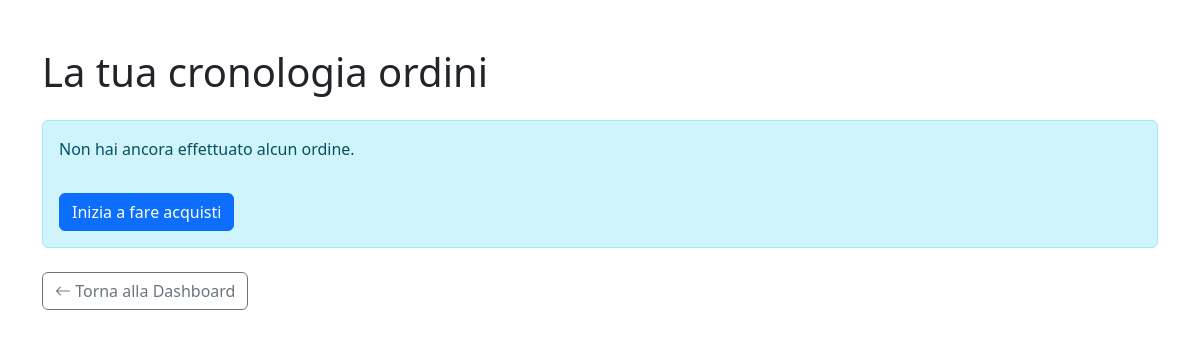
The page /cart/order_history/ (signed in) on the database as committed earlier.
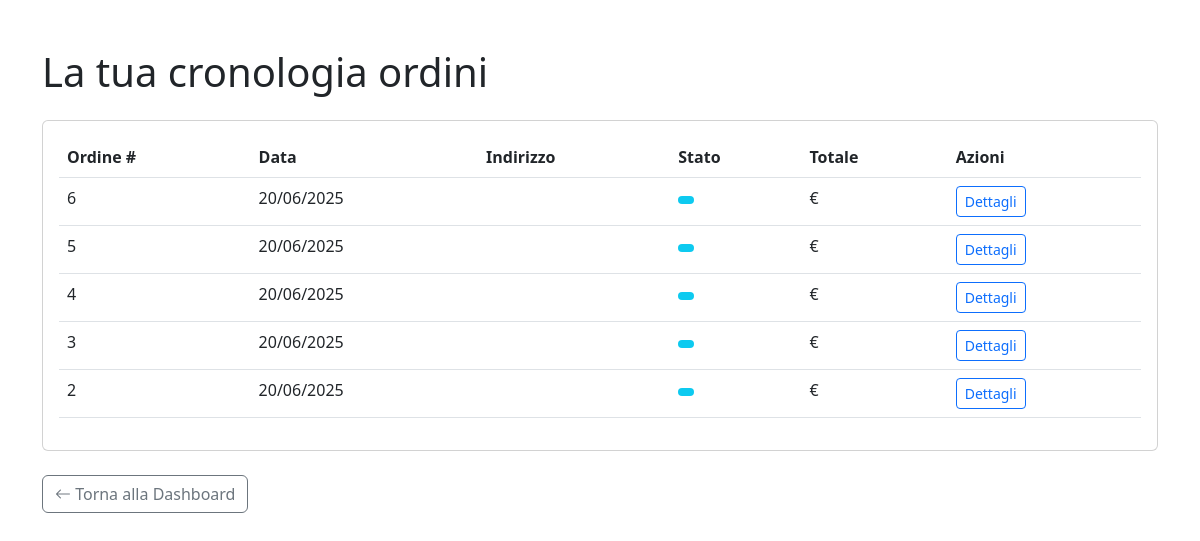
The same page on the database as committed later.
### cart/models.py (models this page shows, shortened)
class Order(models.Model):
    user = models.ForeignKey(CustomUser, on_delete=models.CASCADE, related_name='orders')
    created_at = models.DateTimeField(auto_now_add=True)
    address = models.CharField(max_length=250)
    city = models.CharField(max_length=100)
    delivery_date = models.DateField()
    delivered = models.BooleanField(default=False)
    shipped = models.BooleanField(default=False)
    shipping_cost = models.DecimalField(max_digits=10, decimal_places=2, default=0.00)
    shipping_method = models.CharField(max_length=50, default='standard')
    class Meta:
        ordering = ('-created_at',)

### cart/views.py (the view)
# urls.py: path('order_history/', OrderHistoryView.as_view(), name='order_history'),
class OrderHistoryView(LoginRequiredMixin, ListView):
    model = Order
    template_name = 'cart/order_history.html'
    context_object_name = 'orders'
    paginate_by = 10  # 10 ordini per pagina
    def get_queryset(self):
        return Order.objects.filter(user=self.request.user).order_by('-created_at')

### templates/cart/order_history.html (shortened to what this page needs)
{% extends 'base.html' %}
{% block content %}
<div class="container my-5">
    <h1 class="mb-4">La tua cronologia ordini</h1>
    {% if orders %}
        <div class="card">
            <div class="card-body">
                <div class="table-responsive">
                    <table class="table table-hover">
                        <thead>
                            <tr>
                                <th>Ordine #</th>
                                <th>Data</th>
                                <th>Indirizzo</th>
                                <th>Stato</th>
                                <th>Totale</th>
                                <th>Azioni</th>
                            </tr>
                        </thead>
                        <tbody>
                            {% for order in orders %}
                            <tr>
                                <td>{{ order.id }}</td>
                                <td>{{ order.created_at|date:"d/m/Y" }}</td>
                                <td>{{ order.address.city }}</td>
                                <td>
                                    <span class="badge {% if order.status == 'completed' %}bg-success{% elif order.status == 'processing' %}bg-warning{% else %}bg-info{% endif %}">
                                    </span>
                                </td>
                                <td>{{ order.total_price }} €</td>
                                <td>
                                    <a href="{% url 'cart:order_detail' order.id %}" class="btn btn-sm btn-outline-primary">Dettagli</a>
                                </td>
                            </tr>
                            {% endfor %}
                        </tbody>
                    </table>
                </div>
            </div>
        </div>
    {% else %}
        <div class="alert alert-info">
            <p>Non hai ancora effettuato alcun ordine.</p>
            <a href="{% url 'products:product_list' %}" class="btn btn-primary mt-3">Inizia a fare acquisti</a>
        </div>
    {% endif %}
    <div class="mt-4">
        <a href="{% url 'users:user_home_page' %}" class="btn btn-outline-secondary">
            <i class="bi bi-arrow-left"></i> Torna alla Dashboard
        </a>
    </div>
</div>
{% endblock %}

### templates/base.html (shortened to what this page needs)
<!DOCTYPE html>
<html lang="en">
<head>
    <link href="https://cdn.jsdelivr.net/npm/bootstrap@5.3.0/dist/css/bootstrap.min.css" rel="stylesheet">
    <link rel="stylesheet" href="https://cdn.jsdelivr.net/npm/bootstrap-icons@1.11.3/font/bootstrap-icons.min.css">
</head>
<body>
    <main>
        {% block content %}{% endblock %}
    </main>
</body>
</html>

Rows that differ between the two databases and show on the page:
added Order: id "6", created_at "20/06/2025"
added Order: id "5", created_at "20/06/2025"
added Order: id "4", created_at "20/06/2025"
added Order: id "3", created_at "20/06/2025"
added Order: id "2", created_at "20/06/2025"
Other text that changed with them:
text no longer shown: "Non hai ancora effettuato alcun ordine. Inizia a fare acquisti"
text now shown: "Ordine # Data Indirizzo Stato Totale Azioni"
